Frame 1 (no input): blank canvas, image omitted
Frame 60 (the mouse pressed at the canvas centre just before this capture): blank canvas, image omitted
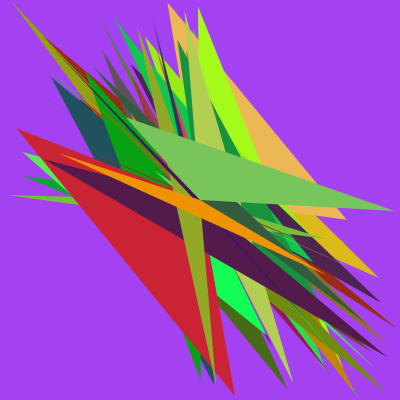
Frame 120 (the mouse held since frame 60 and released just before this capture)

The Processing sketch whose frames 1 and 60 were blank and that drew this single picture after the mouse press (run headless with seeded random() and noise(); from frame 60 on, the mouse is pressed at the canvas centre):

// Processing sketch: processing_139744
// ── processing_139744.pde

void setup(){
  size(400,400);
  background(random(0,255),random(0,255),random(0,255));

}
 
void draw(){
    noCursor();

 noStroke();
 
 
 if(mousePressed){
 fill(random(0,255),random(0,255),random(0,100));

 }
 else{
  
 fill(random(0,100),random(0,100));
 }  
 
 triangle(random(0,mouseX), random(0,mouseY),mouseX,mouseY, random(mouseX,width), random(mouseY,height));
 
}
